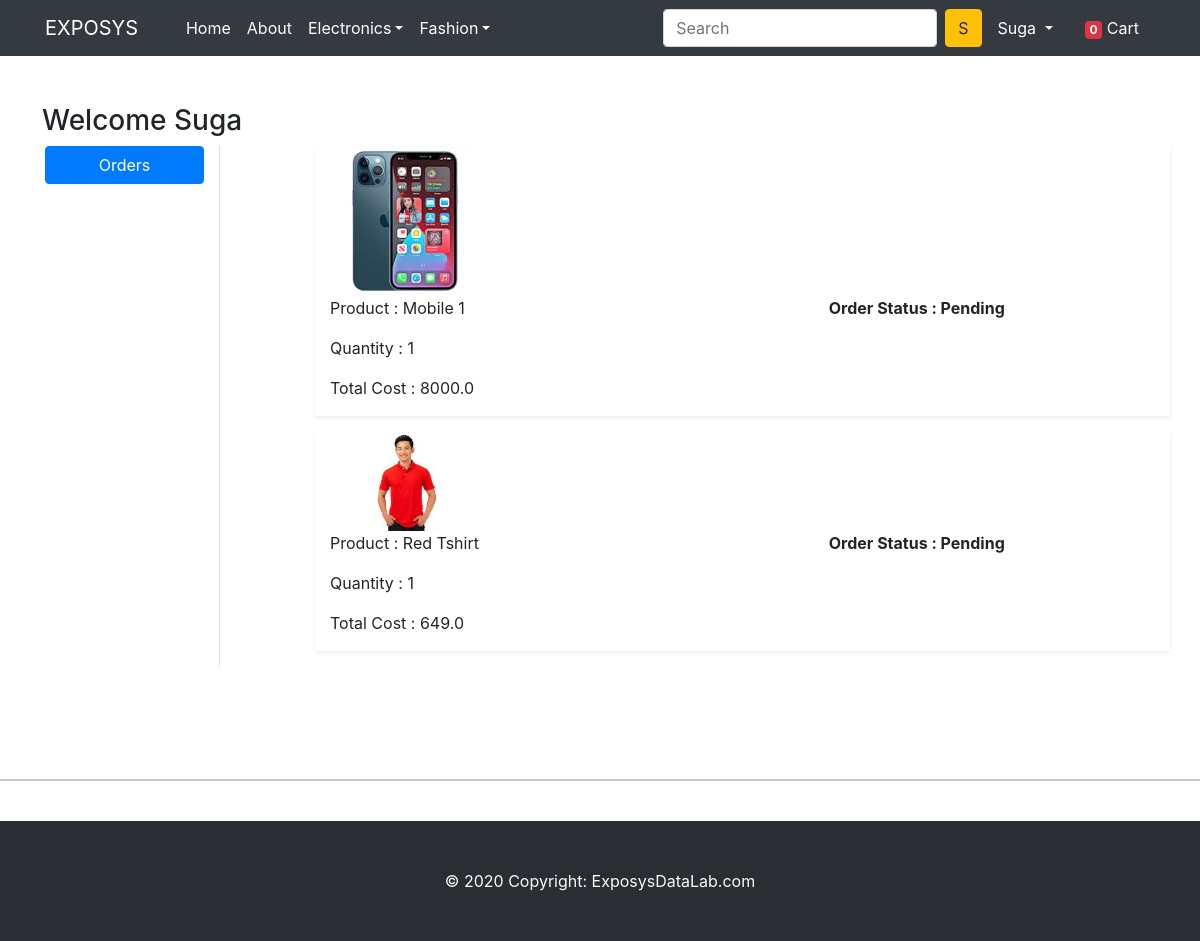
/orders/ (signed in), run on the app's committed database.
### store/models.py (models this page shows, shortened)
class OrderPlaced(models.Model):
    user= models.ForeignKey(User,on_delete=models.CASCADE)
    customer = models.ForeignKey(Customer,on_delete=models.CASCADE)
    product= models.ForeignKey(Product,on_delete=models.CASCADE)
    quantity = models.PositiveIntegerField(default=1)
    status = models.CharField(choices=STATUS_CHOICES,max_length=50,default='Pending')
    @property
    def total_cost(self):
        return self.product.discounted_price * self.quantity

class Product(models.Model):
    title = models.CharField(max_length=200)
    selling_price = models.FloatField()
    discounted_price = models.FloatField()
    description = models.TextField()
    brand = models.CharField(max_length=200)
    category = models.CharField(choices=CATEGORY_CHOICES,max_length=2)
    product_image = models.ImageField(upload_to = 'productimg')

### store/views.py (the view)
# urls.py: path('orders/', views.orders, name='orders'),
def orders(request):
    op = OrderPlaced.objects.filter(user = request.user)
    cart_quantity = [p.quantity for p in Cart.objects.all() if p.user == request.user]
    total_cart_quantity = sum(cart_quantity)
    context = {'total_cart_quantity':total_cart_quantity , 'op':op}
    return render(request, 'store/orders.html',context)

### store/templates/store/orders.html (shortened to what this page needs)
{% extends 'store/base.html' %}
{% load static %}
{% block main-content %}
<div class="container my-5">
 <div class="row">
 <h3>Welcome {{user}}</h3>
  <div class="col-sm-2 border-end">
   <ul class="list-unstyled">
    <li class="d-grid"><a href="{% url 'orders' %}" class="btn btn-primary">Orders</a></li>
   </ul>
  </div>
  <div class="col-sm-9 offset-sm-1">
   {% for o in op %}
    <div class="row shadow-sm mb-3">
            <div class="col-sm-12">
                <img src="{{o.product.product_image.url}}" alt="" srcset="" class="img-fluid" height="150" width="150">
            </div>
            <div class="col-sm-7">
                <p>Product : {{o.product.title}}</p>
                <p>Quantity : {{o.quantity}}</p>
                <p>Total Cost : {{o.total_cost}}</p>
            </div>
            <div class="col-sm-3 fw-bold">
                <p>Order Status : {{o.status}}</p>
            </div>
    </div>
    {% endfor %}
  </div>
 </div>
</div>
{% endblock main-content %}

### store/templates/store/base.html (shortened to what this page needs)
{% load static %}
<!DOCTYPE html>
<html lang="en">
<head>
    <link href="https://cdn.jsdelivr.net/npm/bootstrap@5.1.3/dist/css/bootstrap.min.css" rel="stylesheet">
    <link rel="stylesheet" href="{% static 'app/css/all.min.css' %}">
    <link rel="stylesheet" href="{% static 'app/css/style.css' %}">
    <link rel="stylesheet" href="{% static 'app/css/owl.carousel.min.css' %}">
    <link rel="stylesheet" href="https://maxcdn.bootstrapcdn.com/bootstrap/4.1.0/css/bootstrap.min.css">
</head>
<body>
  <nav class="navbar navbar-expand-lg navbar-dark bg-dark" >
    <div class="container">
        <a class="navbar-brand" href="#!">EXPOSYS</a>
        <div class="collapse navbar-collapse" id="navbarSupportedContent">
            <ul class="navbar-nav me-auto mb-2 mb-lg-0 ms-lg-4">
                <li class="nav-item"><a class="nav-link active" aria-current="page" href="{% url 'home' %}">Home</a></li>
                <li class="nav-item"><a class="nav-link active" href="{% url 'about' %}">About</a></li>
                <li class="nav-item dropdown">
                  <a class="nav-link dropdown-toggle active" id="navbarDropdown" href="#" role="button" data-bs-toggle="dropdown" aria-expanded="false">Electronics</a>
              </li>
              <li class="nav-item dropdown">
                <a class="nav-link dropdown-toggle active" id="navbarDropdown" href="#" role="button" data-bs-toggle="dropdown" aria-expanded="false">Fashion</a>
            </li>
            </ul>
            <form class="d-flex">
                <input class="form-control me-2" type="search" placeholder="Search" aria-label="Search">
                <button class="btn btn-warning" type="submit">S</button>
              </form>
              <div>
                <ul class="navbar-nav me-auto mb-2 mb-lg-0">
                 <li class="nav-item dropdown mx-2">
                  {% if request.user.is_authenticated %}
                    <a class="nav-link dropdown-toggle text-white" href="#" id="profileDropdown" role="button" data-bs-toggle="dropdown" aria-expanded="false">
                      {{user}}
                    </a>
                  </li>
                  <li class="nav-item mx-2">
                   <a href="{% url 'show_cart' %}" class="nav-link text-white"><span class="badge bg-danger">{{total_cart_quantity}}</span> Cart </a>
                  </li>
                  {% endif %}
                </ul>
               </div>
        </div>
    </div>
</nav>
{% block main-content %} {% endblock main-content %}
<br><br>
<hr>
<br>
<footer class="bg-dark text-center text-lg-start" style="position: absolute; left: 0; bottom: 10; right: 0;">
    <div class="text-center p-5 text-light" style="background-color: rgba(0, 0, 0, 0.2);">
      © 2020 Copyright:
      <a class="text-light" href="#">ExposysDataLab.com</a>
    </div>
  </footer>
</body>
</html>

### data on the page
OrderPlaced: product.product_image (picture), product "Mobile 1", quantity "1", total_cost "8000.0", status "Pending"
OrderPlaced: product.product_image (picture), product "Red Tshirt", quantity "1", total_cost "649.0", status "Pending"

### other printed values
{{ user }} "Suga"
{{ total_cart_quantity }} "0"
